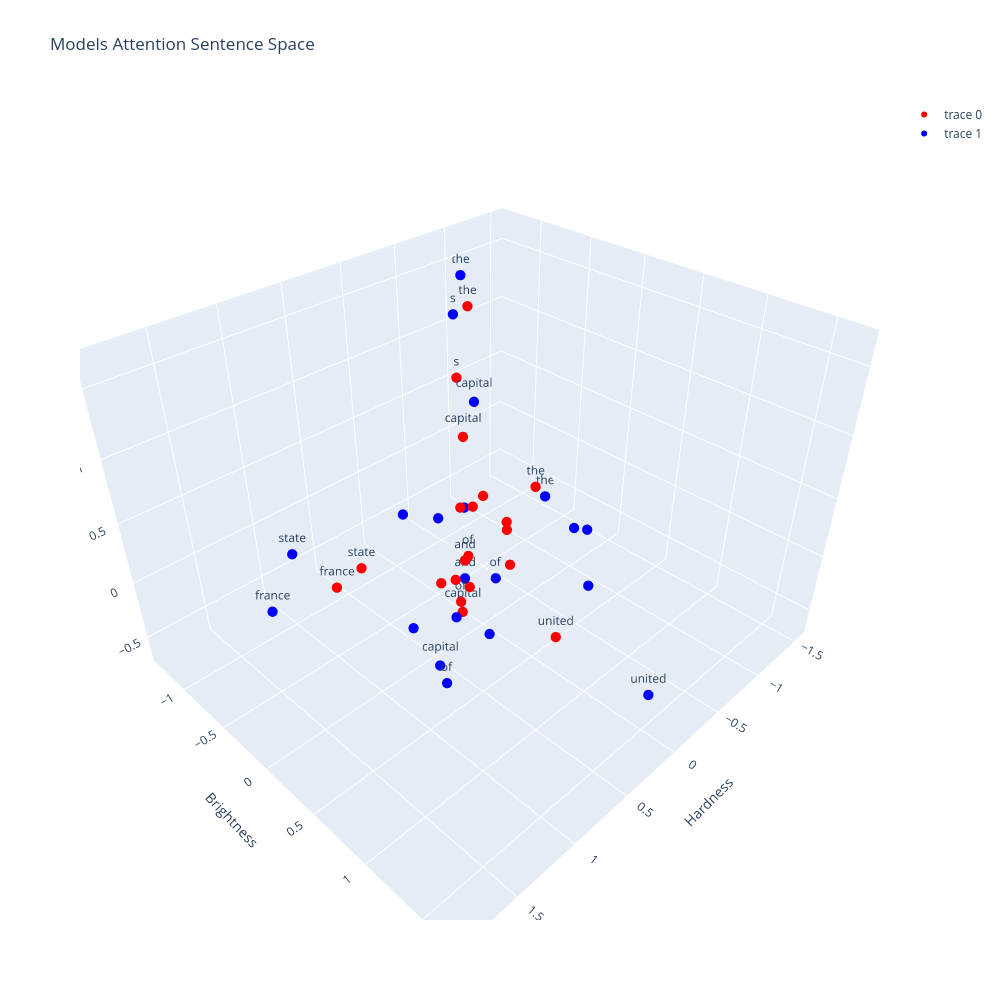

The notebook cell saved with this chart:
### Code cell
attention_sentence = [
    {
        "words": sentence_context_vector.detach().numpy(),
        "labels": u_tokenizer.tokenizer(prompt),
        "color": "red"
    },
    {
        "words": sentence_meanings.detach().numpy(),
        "labels": u_tokenizer.tokenizer(prompt),
        "color": "blue"
    }
]
plot_dots(attention_sentence, "Models Attention Sentence Space")

### Figure 1 — Plotly figure (JSON) as saved in the notebook; plotly's stock layout.template omitted (floating-point values rounded to 4 significant figures)
{"data": [{"hoverinfo": "text", "marker": {"color": "red", "size": 6}, "mode": "markers+text", "text": ["the", " ", "capital", " ", "of", " ", "united", " ", "state", "s", " ", "and", " ", "the", " ", "capital", " ", "of", " ", "france"], "type": "scatter3d", "x": [-1.377, -0.2089, 0.2991, 0.5683, 0.4428, 0.008823, 0.3462, -0.3609, 1.069, -0.1347, 0.4459, 0.3038, -0.3086, -0.9862, -0.04403, 0.294, 0.5145, 0.3976, -0.1837, 1.383], "y": [-0.7363, -0.32, 0.09077, 0.1713, 0.2287, 0.2746, 1.002, -0.3635, -0.02081, -0.3926, 0.3187, 0.1255, -0.06502, -1.16, -0.2799, 0.1143, 0.2558, 0.2583, 0.0563, 0.1471], "z": [-0.4744, 0.1015, -0.3639, 0.1052, -0.09832, 0.006778, 0.01498, 0.1034, 0.4075, 1.174, 0.08705, 0.1256, 0.04056, 1.193, 0.1951, 1.103, 0.1521, 0.2898, 0.09659, 0.5318]}, {"hoverinfo": "text", "marker": {"color": "blue", "size": 6}, "mode": "markers+text", "text": ["the", " ", "capital", " ", "of", " ", "united", " ", "state", "s", " ", "and", " ", "the", " ", "capital", " ", "of", " ", "france"], "type": "scatter3d", "x": [-1.526, -0.2323, 0.5956, 0.7659, 0.6953, -0.4051, 0.258, -0.4287, 1.25, -0.0681, 0.515, 0.2922, -0.737, -1.069, 0.09841, 0.4722, 0.6551, 0.488, -0.6436, 1.869], "y": [-0.7502, -0.736, 0.1624, 0.09502, 0.3404, 0.6569, 1.682, -0.6418, -0.5207, -0.3443, 0.5748, 0.1123, 0.2291, -1.322, -0.7655, 0.3977, 0.408, 0.6011, 0.4259, 0.2104], "z": [-0.654, -0.2287, -0.6406, -0.2198, -0.618, -0.2022, -0.07552, -0.1765, 0.3446, 1.674, -0.1252, -0.04594, -0.08446, 1.376, -0.04035, 1.536, 0.005375, 0.3495, 0.05088, 0.6809]}], "layout": {"height": 1000, "scene": {"xaxis": {"title": {"text": "Hardness"}}, "yaxis": {"title": {"text": "Brightness"}}, "zaxis": {"title": {"text": "Redness"}}}, "title": {"text": "Models Attention Sentence Space"}, "width": 1000}}
